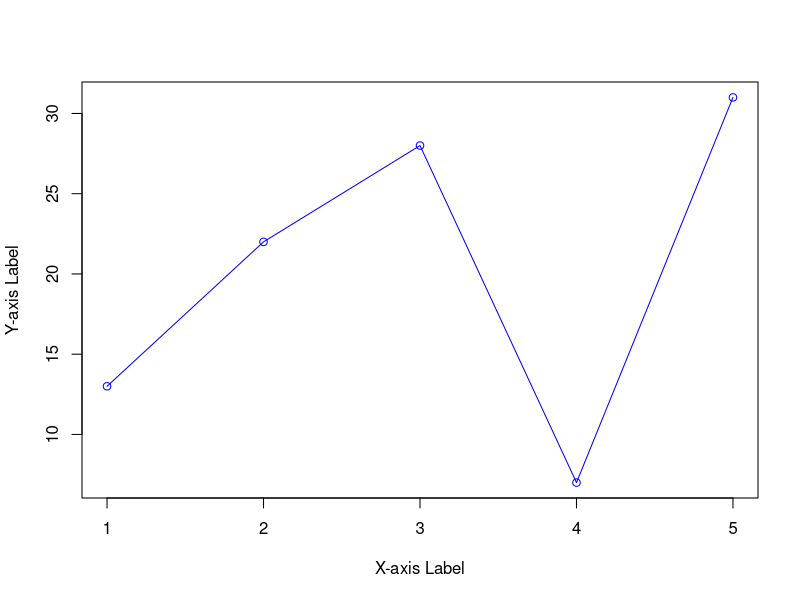

Generate this figure with R:
# Creating the data for the chart.
v <- c(13, 22, 28, 7, 31)

# Giving a name to the chart file.
png(file = "line_graph.jpg")

# Plotting the line graph.
plot(v, type = "o", col = "blue", xlab = "X-axis Label", ylab = "Y-axis Label")

# Saving the file.
dev.off()
